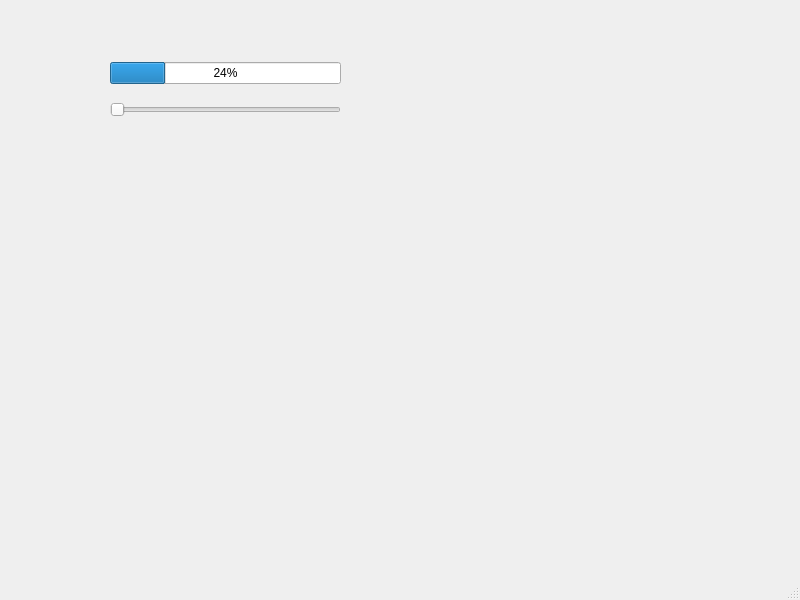
<?xml version="1.0" encoding="UTF-8"?>
<ui version="4.0">
 <class>MainWindow</class>
 <widget class="QMainWindow" name="MainWindow">
  <property name="geometry">
   <rect>
    <x>0</x>
    <y>0</y>
    <width>800</width>
    <height>600</height>
   </rect>
  </property>
  <property name="windowTitle">
   <string>MainWindow</string>
  </property>
  <widget class="QWidget" name="centralwidget">
   <widget class="QWidget" name="">
    <property name="geometry">
     <rect>
      <x>110</x>
      <y>50</y>
      <width>231</width>
      <height>81</height>
     </rect>
    </property>
    <layout class="QVBoxLayout" name="verticalLayout">
     <item>
      <widget class="QProgressBar" name="progressBar">
       <property name="toolTipDuration">
        <number>-1</number>
       </property>
       <property name="maximum">
        <number>100</number>
       </property>
       <property name="value">
        <number>24</number>
       </property>
      </widget>
     </item>
     <item>
      <widget class="QSlider" name="horizontalSlider">
       <property name="orientation">
        <enum>Qt::Horizontal</enum>
       </property>
      </widget>
     </item>
    </layout>
   </widget>
  </widget>
  <widget class="QMenuBar" name="menubar">
   <property name="geometry">
    <rect>
     <x>0</x>
     <y>0</y>
     <width>800</width>
     <height>21</height>
    </rect>
   </property>
  </widget>
  <widget class="QStatusBar" name="statusbar"/>
 </widget>
 <resources/>
 <connections/>
</ui>
